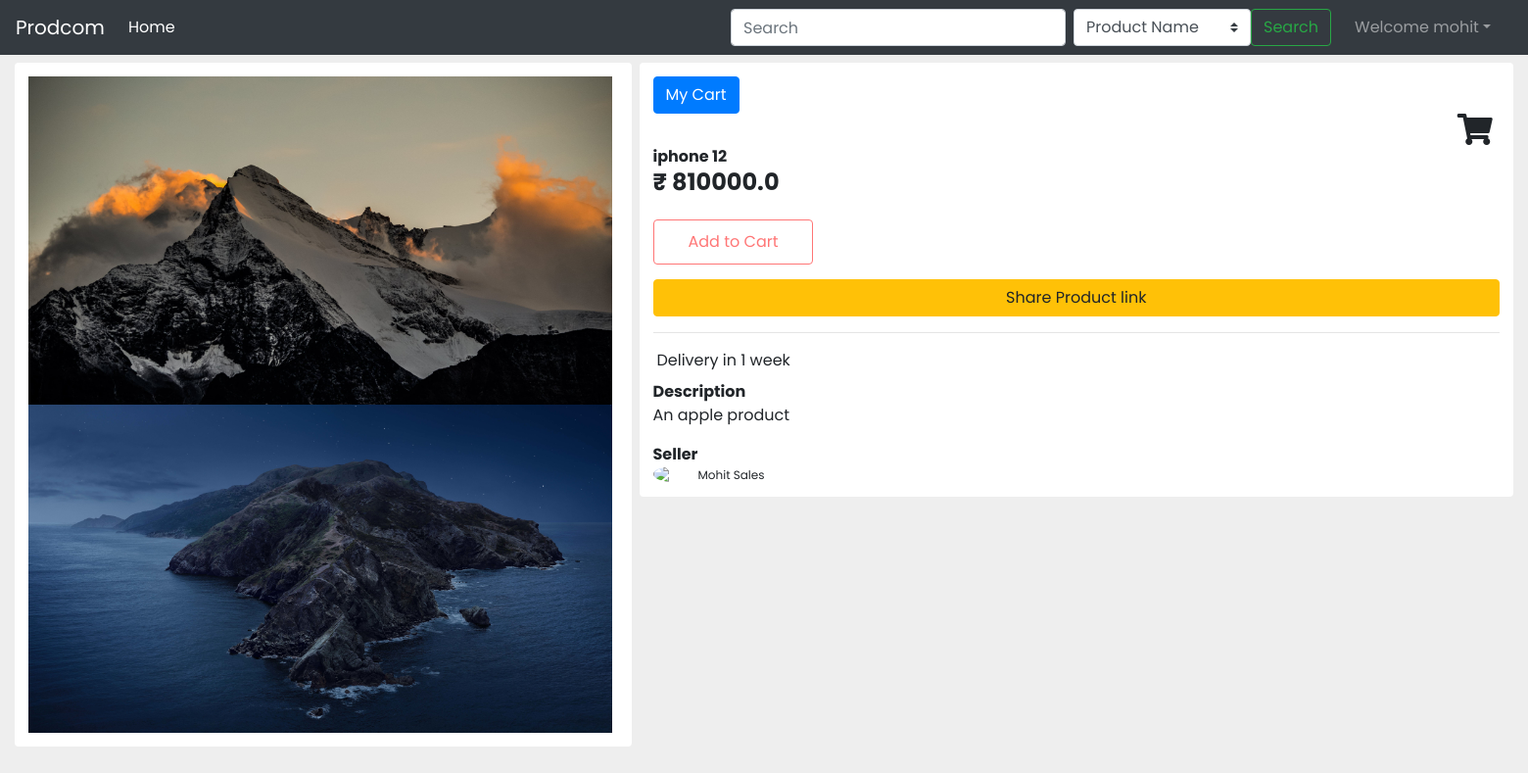
/product/5/iphone 12 (signed in), run on the app's committed database.
### home/models.py (models this page shows)
class Productitem(models.Model):
    seller = models.ForeignKey(Account, on_delete=models.CASCADE)
    name = models.CharField(max_length=100)
    description = models.CharField(max_length=500)
    category = models.CharField(max_length=50)
    quantity = models.IntegerField()
    price = models.FloatField()
    image1 = models.ImageField(upload_to='productitem/%m/%d/')
    image2 = models.ImageField(upload_to='productitem/%m/%d/')

### home/views.py (the view)
# urls.py: path('product/<str:id>/<str:name>', views.product, name='product'),
def product(request, id, name):
    prodobj = Productitem.objects.filter(id=id).first()
    if prodobj:
        product = productpageData(prodobj)
        context = {'product' : product}
        return render(request, 'home/product.html', context)
    else:
        return HttpResponse("404 - Page Not found")

### home/utility.py (called while the page is built)
def productpageData(productobj):
    dt = {}
    dt['id'] = productobj.id
    dt['name'] = productobj.name
    dt['description'] = productobj.description
    dt['category'] = productobj.category
    dt['stockquantity'] = productobj.quantity
    dt['price'] = productobj.price
    dt['image1'] = productobj.image1.url
    dt['image2'] = productobj.image2.url
    dt['seller'] = {'id' : productobj.seller.id, 'name' : productobj.seller.user.first_name + " " + productobj.seller.user.last_name}
    dt['productlink'] = "http://127.0.0.1:8000/product/" + str(dt['id']) + "/" + dt['name']
    return dt

### templates/home/product.html (shortened to what this page needs)
<!doctype html>
                        <html>
                            <head>
                                <link rel="stylesheet" href="https://pro.fontawesome.com/releases/v5.10.0/css/all.css"
integrity="sha384-AYmEC3Yw5cVb3ZcuHtOA93w35dYTsvhLPVnYs9eStHfGJvOvKxVfELGroGkvsg+p" />
<link href="https://cdn.jsdelivr.net/npm/bootstrap@4.5.0/dist/css/bootstrap.min.css" rel="stylesheet">
 </head>
 {% include 'navbar.html' %}
<body  class='snippet-body'>
<link rel='stylesheet' href='https://sachinchoolur.github.io/lightslider/dist/css/lightslider.css'>
<div class="container-fluid mt-2 mb-3">
    <div  class="row no-gutters">
        <div  class="col-md-5 pr-2">
            <div  class="card">
                <div  class="demo">
                    <ul id="lightSlider">
                        <li data-thumb="{{product.image1}}"> <img src="{{product.image1}}" /> </li>
                        <li data-thumb="{{product.image2}}"> <img src="{{product.image2}}" /> </li>
                    </ul>
                </div>
            </div>
        </div>
        <div class="col-md-7">
            <div class="card">
                {% if user.is_authenticated %}
                <form action= "/cart/" method='POST'>  {% csrf_token %}
                    <button type="submit" class="btn btn-primary">My Cart</button>
                </form>
                {% endif %}
            <i style="position: relative;left:95%;cursor: pointer;" class="fa fa-shopping-cart fa-2x" aria-hidden="true"></i>
                <div class="about"> <span class="font-weight-bold">{{product.name}} </span>
                    <h4 class="font-weight-bold">₹ {{product.price}}</h4>
                </div>
                {% if user.is_authenticated %}
                <form action= "/cart/add/" method='POST'>  {% csrf_token %}
                    <div class="buttons"> <button type="submit" class="btn btn-outline-warning btn-long cart">Add to Cart</button></div>
                </form>
                {% else %}
                <div class="buttons"> <button id="anonaddcart" class="btn btn-outline-warning btn-long cart">Add to Cart</button></div>
                {% endif %}
                <div class="buttons"></div><button id="sharelink" data-clipboard-text="{{product.productlink}}" class="btn btn-warning btn-long buy">Share Product link</button>
                <hr>
                <div class="product-description">
                    <div class="d-flex flex-row align-items-center">  <span class="ml-1">Delivery in 1 week</span> </div>
                    <div class="mt-2"> <span class="font-weight-bold">Description</span>
                        <p>{{product.description}}</p>
                    </div>
                    <div class="mt-2"> <span class="font-weight-bold">Seller</span> </div>
                    <div class="d-flex flex-row align-items-center"> <img src="https://i.imgur.com/N2fYgvD.png" class="rounded-circle store-image">
                        <div class="d-flex flex-column ml-1 comment-profile">
                            <span class="username">{{product.seller.name}}</span>
                        </div>
                    </div>
                </div>
            </div>
        </div>
    </div>
</div>
                                </body>
                            </html>

### templates/navbar.html (shortened to what this page needs)
<nav class="navbar navbar-expand-lg navbar-dark bg-dark">
    <a class="navbar-brand" href="/">Prodcom</a>
    <div class="collapse navbar-collapse" id="navbarSupportedContent">
      <ul class="navbar-nav mr-auto">
        <li class="nav-item active">
          <a class="nav-link" href="/">Home <span class="sr-only">(current)</span></a>
        </li>
      </ul>
      <form  action="/search" method="post" class="form-inline my-2 my-lg-0 mx-3" id="searchform"> {% csrf_token %}
          <input class="form-control mr-sm-2" type="search" placeholder="Search" aria-label="Search" name="query" id="query" required>
          <select class="custom-select" id="searchby" name="searchby" form="searchform">
            <option value="name">Product Name</option>
          </select>
        <button class="btn btn-outline-success my-2 my-sm-0 " type="submit">Search</button>
      </form>
{% if user.is_authenticated %}
<ul class="navbar-nav mr-2">
<li class="nav-item dropdown">
<a class="nav-link dropdown-toggle" href='#' id="navbarDropdown" role="button" data-toggle="dropdown"> Welcome {{request.user}}</a>
      </li>
      </ul>
      </div>
{% endif %}
  </nav>

### templates/home/product.html (style rules this page uses)
body { background-color: #eee; font-family: "Poppins", sans-serif }
.card { background-color: #fff; padding: 14px; border: none }
.demo { width: 100% }
ul { list-style: none outside none; padding-left: 0; margin-bottom: 0 }
li { display: block; float: left; margin-right: 6px; cursor: pointer }
img { display: block; height: auto; width: 100% }
hr { color: #d4d4d4 }
.username { font-size: 12px }
.comment-profile { line-height: 17px }
.btn-long { padding-left: 35px; padding-right: 35px }
.buttons { margin-top: 15px }
.buttons .btn { height: 46px }
.buttons .cart { border-color: #ff7676; color: #ff7676 }
.store-image { width: 42px }

### data on the page
Productitem: name "iphone 12", price "810000.0", description "An apple product"

### other printed values
{{ request.user }} "mohit"
{{ product.seller.name }} "Mohit Sales"
